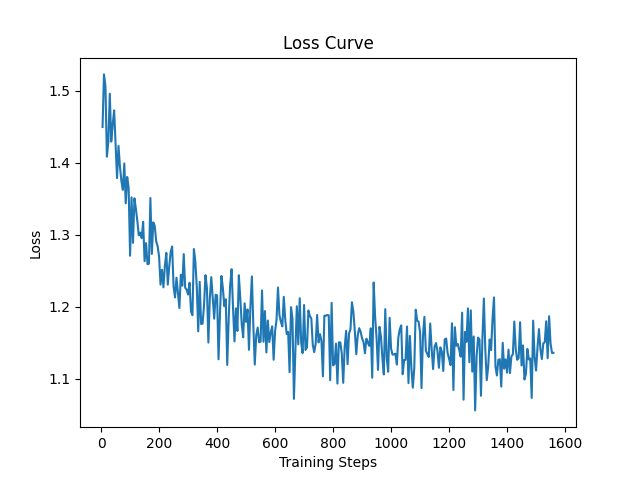

The script that saved this image:
import matplotlib.pyplot as plt
import json

with open('model/trainer_state.json', 'r') as f:
    data = json.load(f)

log_history = data['log_history']
x = [step['step'] for step in log_history if 'loss' in step.keys()]
plt.figure()
plt.title("Loss Curve")
y = [step['loss'] for step in log_history if 'loss' in step.keys()]
plt.plot(x, y)
plt.xlabel('Training Steps')
plt.ylabel('Loss')
plt.savefig('loss_curve.png')